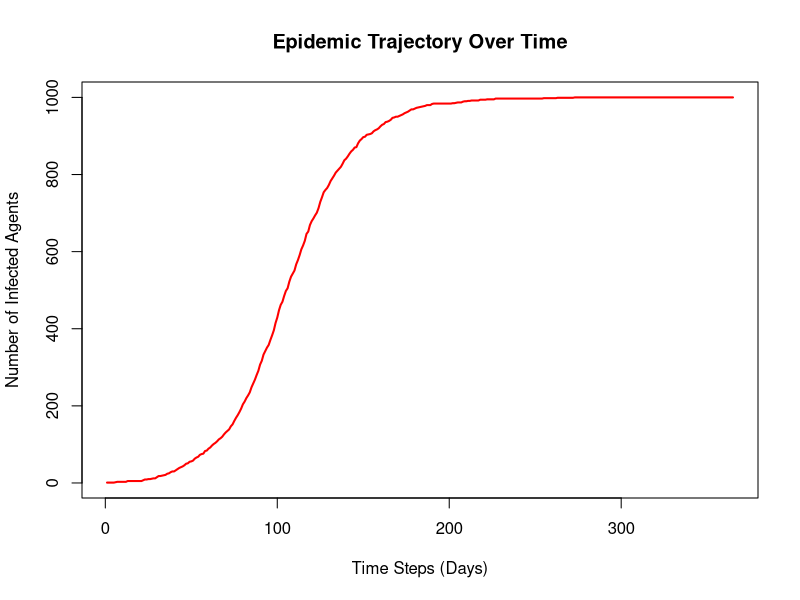
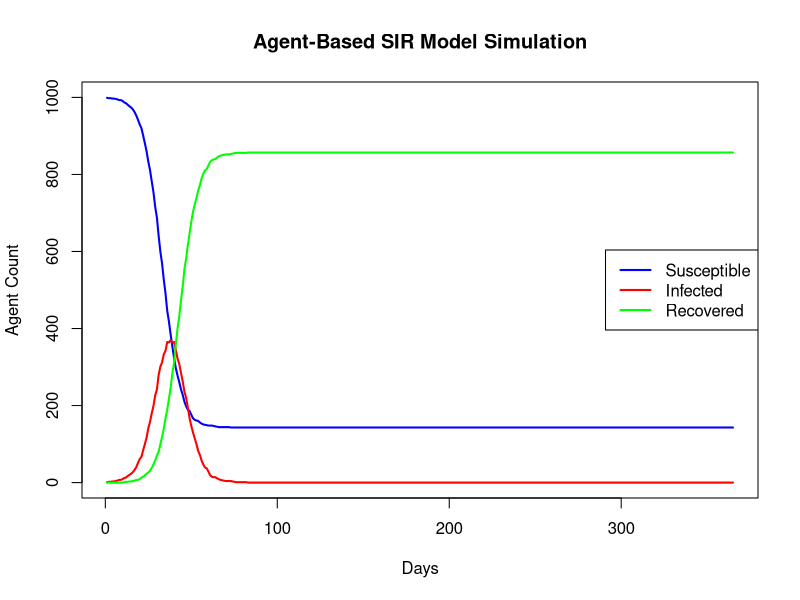
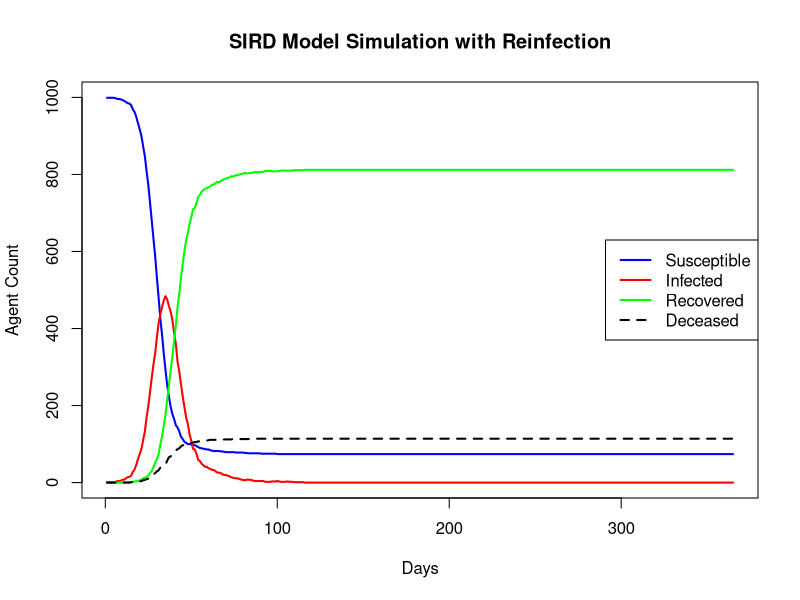
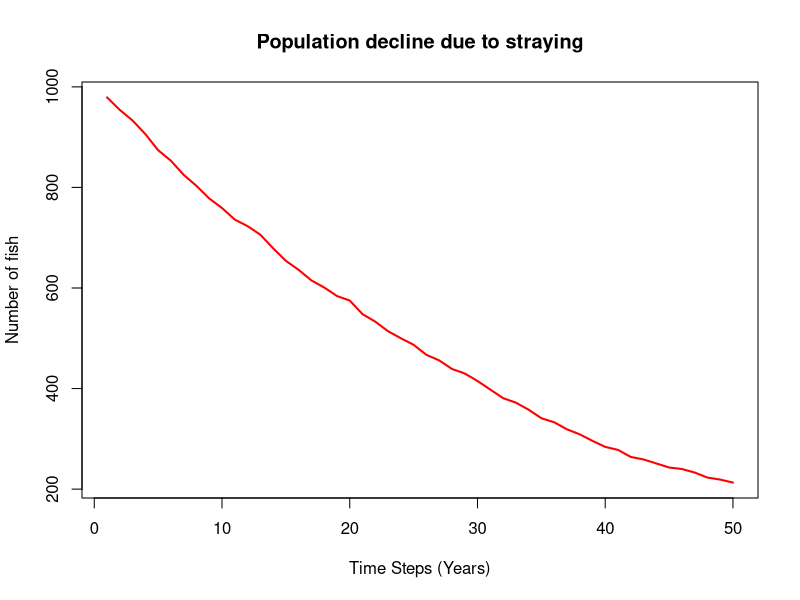
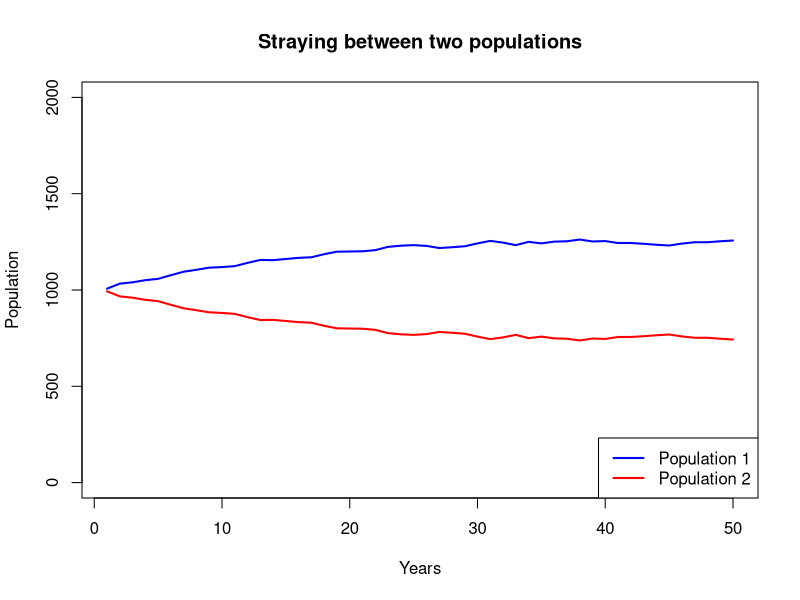
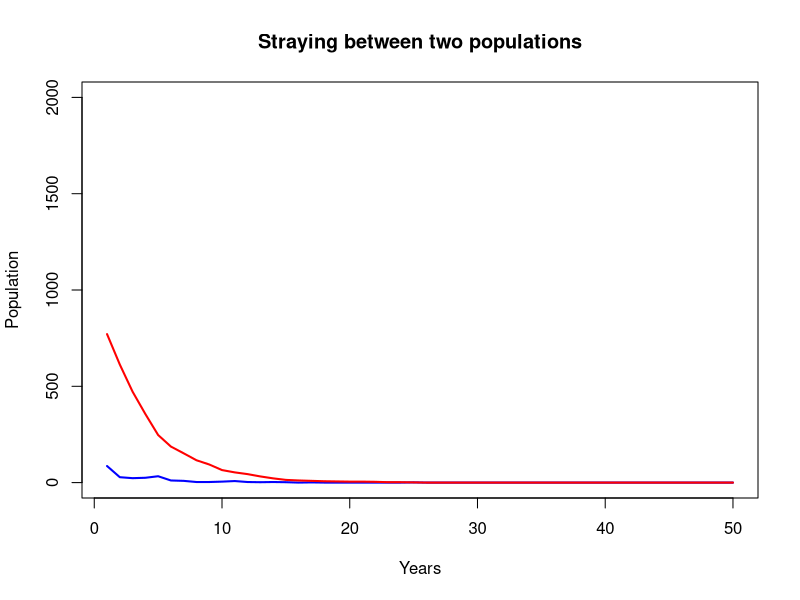
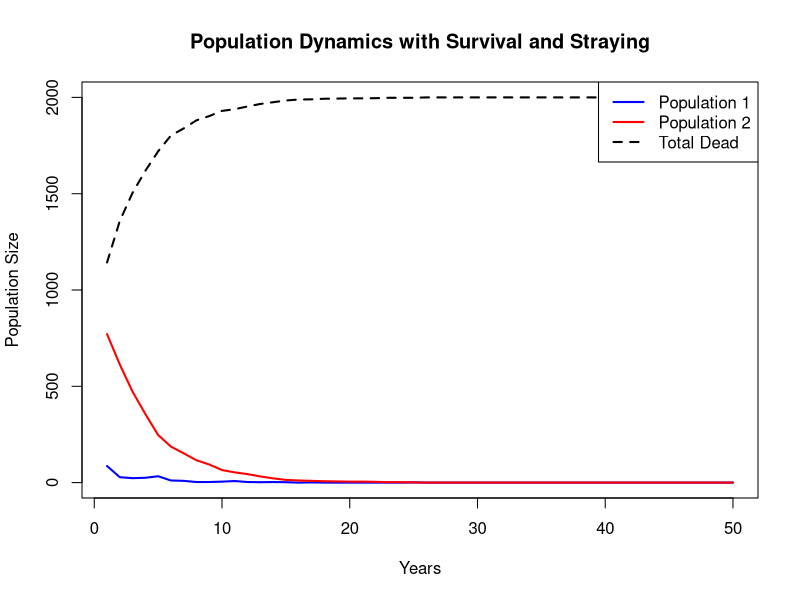
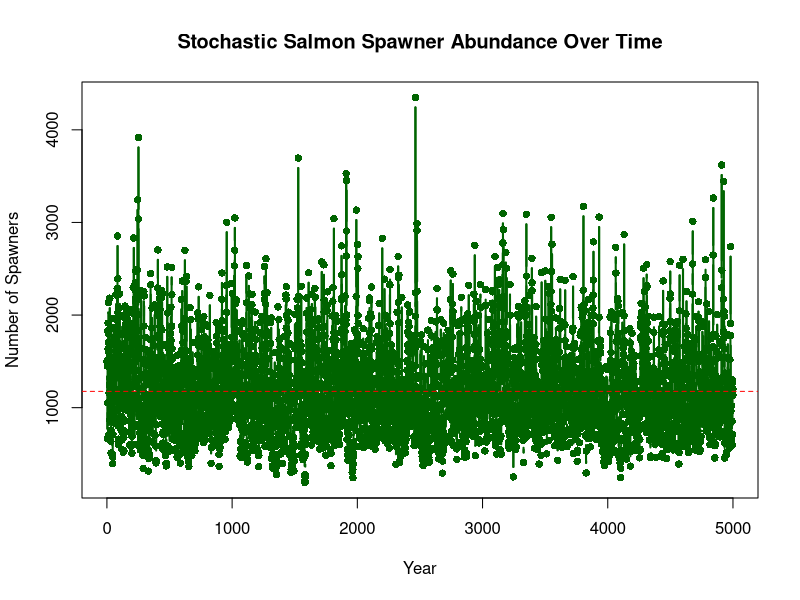

These charts were generated, in order, by the following R code:
# Pure AI example here..
# libraries
library(ggplot2)

# INFECTIONS!! ------------------------------------------------------------
## Set up
# set.seed(42)            # For reproducible results
num_agents <- 1000       # Total population size
prob_infection <- 0.05   # Probability of transmission during a contact

# Create the initial population data frame
agents <- data.frame(
  id = 1:num_agents,
  status = "Susceptible",
  stringsAsFactors = FALSE
)

# Patient Zero: Infect the very first agent
agents$status[1] <- "Infected"

## Defining interaction rules
# Function to run a single time step of the simulation
run_time_step <- function(population, transmission_rate) {
  # Find the row indices of all currently infected agents
  infected_indices <- which(population$status == "Infected")
  
  # If no one is infected, the simulation stops changing
  if (length(infected_indices) == 0) return(population)
  
  # Loop through each infected agent to simulate interactions
  for (i in infected_indices) {
    # Randomly select another agent from the population
    target_id <- sample(population$id, 1)
    
    # Check if the encountered agent is Susceptible
    if (population$status[target_id] == "Susceptible") {
      # Roll a random number to see if transmission occurs
      if (runif(1) < transmission_rate) {
        population$status[target_id] <- "Infected"
      }
    }
  }
  
  return(population)
}

## Run model across time
total_steps <- 365
history <- numeric(total_steps) # Array to record infected counts

# Main simulation loop
for (step in 1:total_steps) {
  # Update the population states for this time step
  agents <- run_time_step(agents, prob_infection)
  
  # Record the total number of infected agents at this moment
  history[step] <- sum(agents$status == "Infected")
}

# View the final epidemic trajectory
print(history)

# Quick plot over time using base R
plot(history, type = "l", col = "red", lwd = 2,
     xlab = "Time Steps (Days)", ylab = "Number of Infected Agents",
     main = "Epidemic Trajectory Over Time")

# infections with recovery -----------------------------------------------------
## Set up
num_agents <- 1000       # Total population size
prob_infection <- 0.25   # Probability of transmission during a contact
recovery_time <- 10      # Days an individual stays infected
total_steps <- 365

# Create the initial population data frame
agents <- data.frame(
  id = 1:num_agents,
  status = "Susceptible",
  infected_day = NA,          # Track the exact step an agent got infected
  stringsAsFactors = FALSE
)

# Patient Zero
agents$status[1] <- "Infected"
agents$infected_day[1] <- 1   # Infected at time step 1

## Defining interaction rules
run_time_step <- function(population, transmission_rate, current_step) {
  infected_indices <- which(population$status == "Infected")
  if (length(infected_indices) == 0) return(population)
  
  for (i in infected_indices) {
    target_id <- sample(population$id, 1)
    
    if (population$status[target_id] == "Susceptible") {
      if (runif(1) < transmission_rate) {
        population$status[target_id] <- "Infected"
        population$infected_day[target_id] <- current_step # Record infection time
      }
    }
  }
  return(population)
}

## Run model across time
history <- data.frame(
  Day = 1:total_steps,
  Susceptible = numeric(total_steps),
  Infected = numeric(total_steps),
  Recovered = numeric(total_steps)
)

for (step in 1:total_steps) {
  # 1. Handle Recoveries: Find agents infected long enough to recover
  recovery_threshold <- step - recovery_time
  recover_indices <- which(agents$status == "Infected" & agents$infected_day <= recovery_threshold)
  
  if (length(recover_indices) > 0) {
    agents$status[recover_indices] <- "Recovered"
  }
  
  # 2. Run Transmission: Pass the current step to the function
  agents <- run_time_step(agents, prob_infection, step)
  
  # 3. Record History: Count currently infected agents
  history$Susceptible[step] <- sum(agents$status == "Susceptible")
  history$Infected[step]    <- sum(agents$status == "Infected")
  history$Recovered[step]   <- sum(agents$status == "Recovered")
}

print(history)

## SIR plot
# Plot the first line (Susceptible)
plot(history$Day, history$Susceptible, type = "l", col = "blue", lwd = 2,
     ylim = c(0, num_agents), xlab = "Days", ylab = "Agent Count",
     main = "Agent-Based SIR Model Simulation")

# Add the other two lines
lines(history$Day, history$Infected, col = "red", lwd = 2)
lines(history$Day, history$Recovered, col = "green", lwd = 2)

# Add a helpful legend
legend("right", legend = c("Susceptible", "Infected", "Recovered"),
       col = c("blue", "red", "green"), lwd = 2)


# Infections w/ mortality, recovery, possible reinfection -----------------
## Set up
num_agents <- 1000 
prob_infection <- 0.3 
recovery_time <- 10  
total_steps <- 365
prob_death <- 0.01           # 0.5% daily chance of dying while infected
immunity_multiplier <- 0.2   # Recovered agents have 80% protection (only 20% risk)

# Create the initial population data frame
agents <- data.frame(
  id = 1:num_agents,
  status = "Susceptible",
  infected_day = NA,          
  stringsAsFactors = FALSE
)

# Patient Zero
agents$status[1] <- "Infected"
agents$infected_day[1] <- 1  

## Defining interaction rules
run_time_step <- function(population, base_transmission, multiplier, current_step) {
  # Only living, infected agents can transmit disease
  infected_indices <- which(population$status == "Infected")
  if (length(infected_indices) == 0) return(population)
  
  for (i in infected_indices) {
    target_id <- sample(population$id, 1)
    target_status <- population$status[target_id]
    
    # Calculate transmission probability based on target's immune history
    if (target_status == "Susceptible") {
      transmission_rate <- base_transmission
    } else if (target_status == "Recovered") {
      transmission_rate <- base_transmission * multiplier
    } else {
      next # Skip if the target is already infected or deceased
    }
    
    # Roll for transmission
    if (runif(1) < transmission_rate) {
      population$status[target_id] <- "Infected"
      population$infected_day[target_id] <- current_step 
    }
  }
  return(population)
}

## Run model across time
history <- data.frame(
  Day = 1:total_steps,
  Susceptible = numeric(total_steps),
  Infected = numeric(total_steps),
  Recovered = numeric(total_steps),
  Deceased = numeric(total_steps)
)

for (step in 1:total_steps) {
  # --- Phase 1: Handle Daily Mortality ---
  infected_indices <- which(agents$status == "Infected")
  if (length(infected_indices) > 0) {
    # Each infected agent rolls for survival independently
    death_rolls <- runif(length(infected_indices))
    died_today <- infected_indices[death_rolls < prob_death]
    
    if (length(died_today) > 0) {
      agents$status[died_today] <- "Deceased"
    }
  }
  
  # --- Phase 2: Handle Recoveries ---
  # Only agents who survived the day can recover
  recovery_threshold <- step - recovery_time
  recover_indices <- which(agents$status == "Infected" & agents$infected_day <= recovery_threshold)
  if (length(recover_indices) > 0) {
    agents$status[recover_indices] <- "Recovered"
  }
  
  # --- Phase 3: Run Transmission ---
  agents <- run_time_step(agents, prob_infection, immunity_multiplier, step)
  
  # --- Phase 4: Record All Four Counts ---
  history$Susceptible[step] <- sum(agents$status == "Susceptible")
  history$Infected[step]    <- sum(agents$status == "Infected")
  history$Recovered[step]   <- sum(agents$status == "Recovered")
  history$Deceased[step]    <- sum(agents$status == "Deceased")
}

# SIR plot w/ death
# Plot Susceptible curve
plot(history$Day, history$Susceptible, type = "l", col = "blue", lwd = 2,
     ylim = c(0, num_agents), xlab = "Days", ylab = "Agent Count",
     main = "SIRD Model Simulation with Reinfection")

# Add the remaining states
lines(history$Day, history$Infected, col = "red", lwd = 2)
lines(history$Day, history$Recovered, col = "green", lwd = 2)
lines(history$Day, history$Deceased, col = "black", lwd = 2, lty = 2) # Dashed line for death

# Add legend
legend("right", legend = c("Susceptible", "Infected", "Recovered", "Deceased"),
       col = c("blue", "red", "green", "black"), lty = c(1, 1, 1, 2), lwd = 2)


# Let's try something like IR/SJH and see how it goes... -----------------------
## Set up
num_agents <- 1000              # total number of fish (juveniles)
prob_stray <- 0.03              # likelihood of straying from natal stream
total_steps <- 50
  ## VERY SIMPLE!

# create initial population dataframe 
agents <- data.frame(
  id = 1:num_agents,
  status = "viable",
  stringsAsFactors = FALSE
)

## defining interaction rules - just straying
run_time_step <- function(population, stray_rate){
  for (i in 1:num_agents){
    if (population$status[i] == "viable"){
      if (runif(1) < stray_rate) {
        population$status[i] <- "strayed"
      }
    }
  }
  return(population)
}

# run model across time
history <- numeric(total_steps)

# main simulation loop
for (step in 1:total_steps){
  agents <- run_time_step(agents, prob_stray)
  
  history[step] <- sum(agents$status == "viable")
}

# View effect of straying (no carrying capacity or anything)
print(history)

# quick plot
plot(history, type = "l", col = "red", lwd = 2,
     xlab = "Time Steps (Years)", ylab = "Number of fish",
     main = "Population decline due to straying")


# IR/SJH - 2 populations -------------------------------------------------------
## Set up
num_agents <- 1000              # number of fish per population
prob_stray1 <- 0.03             # pop 1 likelihood of straying to pop 2
prob_stray2 <- 0.05             # pop 2 likelihood of straying to pop 1
total_steps <- 50
  # slightly more complicated, 2 populations
    ## VERY SIMPLE!

# create initial population dataframe 
agents1 <- data.frame(
  id = 1:num_agents,
  status = "pop1",
  stringsAsFactors = FALSE
)
agents2 <- data.frame(
  id = 1:num_agents,
  status = "pop2",
  stringsAsFactors = FALSE
)
agents <- rbind(agents1, agents2)

# ## defining interaction rules - just straying
# run_time_step <- function(population, stray_rate1, stray_rate2){
#   for (i in 1:num_agents){
#     if (population$status[i] == "pop1"){
#       if (runif(1) < stray_rate1) {
#         population$status[i] <- "pop2"
#       }
#     }
#     if (population$status[i] == "pop2"){
#       if (runif(1) < stray_rate2) {
#         population$status[i] <- "pop1"
#       }
#     }
#   }
#   return(population)
# }

# alternate approach
run_time_step <- function(population, stray_rate1, stray_rate2) {
  # Total number of fish in the dataframe
  n <- nrow(population)
  
  # Capture the original status before making any modifications
  current_status <- population$status
  
  # Generate independent random vectors for each potential transition
  rand_pop1 <- runif(n)
  rand_pop2 <- runif(n)
  
  # Apply transitions based strictly on the frozen current_status
  population$status <- ifelse(current_status == "pop1" & rand_pop1 < stray_rate1, "pop2",
                              ifelse(current_status == "pop2" & rand_pop2 < stray_rate2, "pop1", 
                                     current_status))
  
  return(population)
}

# run model across time
history <- data.frame(
  Year = 1:total_steps,
  Pop1 = numeric(total_steps),
  Pop2 = numeric(total_steps)
  )

# main simulation loop
for (step in 1:total_steps){
  agents <- run_time_step(agents, prob_stray1, prob_stray2)
  
  history$Pop1[step] <- sum(agents$status == "pop1")
  history$Pop2[step] <- sum(agents$status == "pop2")
}

# Plot the first line (Susceptible)
plot(history$Year, history$Pop1, type = "l", col = "blue", lwd = 2,
     ylim = c(0, (2*num_agents)), xlab = "Years", ylab = "Population",
     main = "Straying between two populations")

# Add the other line
lines(history$Year, history$Pop2, col = "red", lwd = 2)

# Add a helpful legend
legend("bottomright", legend = c("Population 1", "Population 2"),
       col = c("blue", "red"), lwd = 2)


# Straying and survival ---------------------------------------------------

# IR/SJH - 2 populations -------------------------------------------------------
## Set up
num_agents <- 1000              # number of fish per population
prob_stray1 <- 0.03             # pop 1 likelihood of straying to pop 2
prob_stray2 <- 0.05             # pop 2 likelihood of straying to pop 1
prob_surv1 <- 0.05              # annual survival probability for pop 1
prob_surv2 <- 0.8               # annual survival probability for pop 2
total_steps <- 50

# create initial population dataframe 
agents1 <- data.frame(
  id = 1:num_agents,
  status = "pop1",
  stringsAsFactors = FALSE
)
agents2 <- data.frame(
  id = (num_agents + 1):(2*num_agents),
  status = "pop2",
  stringsAsFactors = FALSE
)
agents <- rbind(agents1, agents2)

# Vectorized simulation function for one time step
run_time_step <- function(population, stray_rate1, stray_rate2, surv_rate1, surv_rate2) {
  n <- nrow(population)
  current_status <- population$status
  
  # Generate independent random numbers for survival and straying
  rand_surv <- runif(n)
  rand_stray <- runif(n)
  
  # Determine survival first based on original status
  # If already dead, they stay dead. Otherwise, check survival rate.
  is_alive <- ifelse(current_status == "pop1" & rand_surv < surv_rate1, TRUE,
                     ifelse(current_status == "pop2" & rand_surv < surv_rate2, TRUE, 
                            ifelse(current_status == "dead", FALSE, FALSE)))
  
  # Determine straying ONLY for individuals that survived this step
  # If they died or were already dead, status becomes/stays "dead"
  population$status <- ifelse(!is_alive, "dead",
                              ifelse(current_status == "pop1" & rand_stray < stray_rate1, "pop2",
                                     ifelse(current_status == "pop2" & rand_stray < stray_rate2, "pop1", 
                                            current_status)))
  
  return(population)
}

# run model across time
history <- data.frame(
  Year = 1:total_steps,
  Pop1 = numeric(total_steps),
  Pop2 = numeric(total_steps),
  Dead = numeric(total_steps)
)

# main simulation loop
for (step in 1:total_steps){
  agents <- run_time_step(agents, prob_stray1, prob_stray2, prob_surv1, prob_surv2)
  
  history$Pop1[step] <- sum(agents$status == "pop1")
  history$Pop2[step] <- sum(agents$status == "pop2")
  history$Dead[step] <- sum(agents$status == "dead")
}

# Plot the first line (Susceptible)
plot(history$Year, history$Pop1, type = "l", col = "blue", lwd = 2,
     ylim = c(0, (2*num_agents)), xlab = "Years", ylab = "Population",
     main = "Straying between two populations")

# Add the other line
lines(history$Year, history$Pop2, col = "red", lwd = 2)

# Add a helpful legend
plot(history$Year, history$Pop1, type = "l", col = "blue", lwd = 2,
     ylim = c(0, (2 * num_agents)), xlab = "Years", ylab = "Population Size",
     main = "Population Dynamics with Survival and Straying")

lines(history$Year, history$Pop2, col = "red", lwd = 2)
lines(history$Year, history$Dead, col = "black", lwd = 2, lty = 2) # Dashed line for deaths

legend("topright", legend = c("Population 1", "Population 2", "Total Dead"),
       col = c("blue", "red", "black"), lwd = 2, lty = c(1, 1, 2))
  # this doesn't make sense because they aren't being replenished..


# # straying, survival, and reproduction ------------------------------------
# num_agents  <- 100000  
# prob_stray1 <- 0.075  
# prob_stray2 <- 0.12  
# prob_surv1  <- 0.002  
# prob_surv2  <- 0.05   
# birth_rate1 <- 1500  
# birth_rate2 <- 1000   
# total_steps <- 50
# 
# agents1 <- data.frame(id = 1:num_agents, status = "pop1", stringsAsFactors = FALSE)
# agents2 <- data.frame(id = (num_agents + 1):(2*num_agents), status = "pop2", stringsAsFactors = FALSE)
# agents  <- rbind(agents1, agents2)
# 
# max_id <- max(agents$id)
# total_dead_counter <- 0
# 
# run_time_step <- function(population, stray_rate1, stray_rate2, surv_rate1, surv_rate2, b_rate1, b_rate2) {
#   n <- nrow(population)
#   if (n == 0) return(list(pop = population, dead_this_step = 0))
#   
#   current_status <- population$status
#   
#   rand_surv <- runif(n)
#   rand_stray <- runif(n)
#   
#   is_alive <- (current_status == "pop1" & rand_surv < surv_rate1) | 
#     (current_status == "pop2" & rand_surv < surv_rate2)
#   
#   population$status <- ifelse(current_status == "pop1" & rand_stray < stray_rate1, "pop2",
#                               ifelse(current_status == "pop2" & rand_stray < stray_rate2, "pop1", 
#                                      current_status))
#   
#   surv_pop1 <- sum(population$status == "pop1" & is_alive)
#   surv_pop2 <- sum(population$status == "pop2" & is_alive)
#   
#   population <- population[is_alive, , drop = FALSE]
#   dead_this_step <- n - nrow(population)
#   
#   new_births1 <- rpois(1, lambda = surv_pop1 * b_rate1)
#   new_births2 <- rpois(1, lambda = surv_pop2 * b_rate2)
#   total_births <- new_births1 + new_births2
#   
#   if (total_births > 0) {
#     new_ids <- (max_id + 1):(max_id + total_births)
#     max_id <<- max_id + total_births 
#     
#     new_status <- c(rep("pop1", new_births1), rep("pop2", new_births2))
#     newborns <- data.frame(id = new_ids, status = new_status, stringsAsFactors = FALSE)
#     population <- rbind(population, newborns)
#   }
#   
#   return(list(pop = population, dead_this_step = dead_this_step))
# }
# 
# history <- data.frame(
#   Year = 1:total_steps,
#   Pop1 = numeric(total_steps),
#   Pop2 = numeric(total_steps),
#   Dead = numeric(total_steps)
# )
# 
# for (step in 1:total_steps){
#   step_result <- run_time_step(agents, prob_stray1, prob_stray2, prob_surv1, prob_surv2, birth_rate1, birth_rate2)
#   agents <- step_result$pop
#   total_dead_counter <- total_dead_counter + step_result$dead_this_step
#   
#   history$Pop1[step] <- sum(agents$status == "pop1")
#   history$Pop2[step] <- sum(agents$status == "pop2")
#   history$Dead[step] <- total_dead_counter
# }
# 
# plot(history$Year, history$Pop1, type = "l", col = "blue", lwd = 2, 
#      ylim = c(0, max(c(history$Pop1, history$Pop2))), 
#      xlab = "Years", ylab = "Population Size", 
#      main = "Population Dynamics with Reproduction and Straying")
# 
# lines(history$Year, history$Pop2, col = "red", lwd = 2)
# 
# legend("topleft", legend = c("Population 1", "Population 2"), 
#        col = c("blue", "red"), lwd = 2)



# Simple Salmon Life Cycle Simulation Model -------------------------------
years <- 5000
spawners <- numeric(years)
eggs <- numeric(years)
smolts <- numeric(years)
adults <- numeric(years)

# Initial population
spawners[1] <- 1500

# Vital rates and parameters
fecundity <- 1900     # Average eggs per female
s_egg_base <- 0.065          # Egg to fry/smolt survival rate
s_ocean_base <- 0.04        # Smolt to adult ocean survival rate
harvest_rate <- 0.4   # Fishing mortality rate
carrying_cap <- 150000  # Stream rearing capacity (Beverton-Holt style)

for (t in 1:(years - 1)) {
  # 1. Spawning phase with random variation in fecundity
  # rpois protects against zero if numbers get low
  eggs[t] <- sum(rpois(spawners[t], lambda = fecundity)) * 0.5 
  
  # 2. Freshwater phase with density-dependence (Beverton-Holt) + environmental shock
  # Adding a random environmental multiplier to freshwater survival
  env_shock_fw <- max(0.2, rnorm(1, mean = 1, sd = 0.15)) 
  smolts_expected <- (s_egg_base * eggs[t]) / (1 + (s_egg_base * eggs[t]) / carrying_cap)
  smolts[t] <- smolts_expected * env_shock_fw
  
  # 3. Ocean phase with highly variable survival (simulating marine heatwaves/el niño)
  # Ocean conditions vary wildly using a log-normal distribution
  env_shock_ocean <- rlnorm(1, meanlog = 0, sdlog = 0.25)
  s_ocean_actual <- min(0.15, s_ocean_base * env_shock_ocean)
  raw_adults <- smolts[t] * s_ocean_actual
  
  # 4. Harvest phase
  adults[t] <- raw_adults * (1 - harvest_rate)
  
  # 5. Next year's spawners (escapement)
  spawners[t + 1] <- adults[t]
  
  # Extinction safeguard for the simulation loop
  if (spawners[t + 1] <= 0) {
    spawners[(t+1):years] <- 0
    break
  }
}

# Plot the dynamic, stable population
plot(1:years, spawners, type = "b", col = "darkgreen", lwd = 2, pch = 16,
     xlab = "Year", ylab = "Number of Spawners",
     main = "Stochastic Salmon Spawner Abundance Over Time")
# Add a line to show the healthy baseline equilibrium
abline(h = mean(spawners[10:years]), col = "red", lty = 2)



# ATTEMPT AT FULL MODEL --------------------------------------------------------
## Set up
# inputs
num_wild_init     <- 2000   
num_hatchery_init <- 10000

surv_wild     <- 0.001   
surv_hatchery <- 0.05 

mean_stray_wild_init     <- 0.05  
mean_stray_hatchery_init <- 0.15

fecundity_wild     <- 1000  
fecundity_hatchery <- 1000

hatchery_annual_release <- 10000 
stream_carrying_capacity <- 20000

total_steps             <- 10 

# dataframes
wild_agents <- data.frame(
  id = 1:num_wild_init,
  origin = "wild",
  stray_rate = rnorm(num_wild_init, mean = mean_stray_wild_init, sd = 0.01)
)

hatch_agents <- data.frame(
  id = (num_wild_init + 1):(num_wild_init + num_hatchery_init),
  origin = "hatchery",
  stray_rate = rnorm(num_hatchery_init, mean = mean_stray_hatchery_init, sd = 0.01)
)

agents <- rbind(wild_agents, hatch_agents)
agents$stray_rate <- pmax(0, pmin(1, agents$stray_rate)) # Bound probabilities between 0 and 1

max_id <- max(agents$id)

## build main loop function
run_generation <- function(current_agents, s_wild, s_hatch, f_wild, f_hatch, hatch_release, capacity) {
  n <- nrow(current_agents)
  if (n == 0) return(data.frame(id=integer(), origin=character(), stray_rate=numeric()))
  
  # freshwater/early survival
  rand_surv <- runif(n)
  is_surviving <- ifelse(current_agents$origin == "wild" & rand_surv < s_wild, TRUE,
                         ifelse(current_agents$origin == "hatchery" & rand_surv < s_hatch, TRUE, FALSE))
  
  returning_adults <- current_agents[is_surviving, ]
  n_adults <- nrow(returning_adults)
  
  if (n_adults == 0) {
    # if all die, the hatchery still releases its fish next year
    new_hatchery <- data.frame(
      id = (max_id + 1):(max_id + hatch_release),
      origin = "hatchery",
      stray_rate = rnorm(hatch_release, mean = mean_stray_hatchery_init, sd = 0.01)
    )
    max_id <<- max_id + hatch_release
    return(new_hatchery)
  }
    # not so sure on this piece - they would need to source new broodstock but whatever
  
  # straying
  rand_stray <- runif(n_adults)
  returning_adults$spawning_site <- ifelse(rand_stray < returning_adults$stray_rate,
                                           ifelse(returning_adults$origin == "wild", "hatchery", "wild"),
                                           returning_adults$origin)
  
  # reproduction and heritability with carrying capacity - all adults die after this step
  stream_spawners <- returning_adults[returning_adults$spawning_site == "wild", ]
  
  new_wild_agents <- data.frame(id=integer(), origin=character(), stray_rate=numeric())
  n_stream <- nrow(stream_spawners)
  
  if (n_stream >= 2) {
    # pairs to mate
    parents1 <- stream_spawners[sample(1:n_stream, n_stream, replace = TRUE), ]
    parents2 <- stream_spawners[sample(1:n_stream, n_stream, replace = TRUE), ]
    
    # calculate eggs per pair based on maternal origin - parent 1 is mother
    eggs_per_pair <- ifelse(parents1$origin == "wild", f_wild, f_hatch)
    total_potential_eggs <- sum(eggs_per_pair)
    
    if (total_potential_eggs > 0) {
      # Beverton-Holt density dependence applied to offspring limit
      # prevents total born wild juveniles from exceeding the stream capacity
      actual_offspring_count <- round(total_potential_eggs / (1 + (total_potential_eggs / capacity)))
      
      # sample indices proportionally to eggs produced by each parent pair
      sampled_parent_indices <- sample(1:n_stream, size = actual_offspring_count, replace = TRUE, prob = eggs_per_pair)
      
      # offspring inherit the mid-parent stray rate plus a tiny mutation/variation
      mid_parent_stray <- (parents1$stray_rate[sampled_parent_indices] + parents2$stray_rate[sampled_parent_indices]) / 2
      offspring_stray <- mid_parent_stray + rnorm(actual_offspring_count, mean = 0, sd = 0.005)
      offspring_stray <- pmax(0, pmin(1, offspring_stray))
      
      new_ids <- (max_id + 1):(max_id + actual_offspring_count)
      max_id <<- max_id + actual_offspring_count
      
      new_wild_agents <- data.frame(
        id = new_ids,
        origin = "wild",
        stray_rate = offspring_stray,
        stringsAsFactors = FALSE
      )
    }
  }
  
  # fixed hatchery release - overrides natural reproduction
  new_hatch_ids <- (max_id + 1):(max_id + hatch_release)
  max_id <<- max_id + hatch_release
  
  new_hatchery_agents <- data.frame(
    id = new_hatch_ids,
    origin = "hatchery",
    stray_rate = rnorm(hatch_release, mean = mean_stray_hatchery_init, sd = 0.01),
    stringsAsFactors = FALSE
  )
  
  next_generation <- rbind(new_wild_agents, new_hatchery_agents)
  return(next_generation)
}

## run simulation
# dataframe to store information
history <- data.frame(
  Generation = 1:total_steps,
  Wild_Abundance = numeric(total_steps),
  Hatchery_Abundance = numeric(total_steps),
  Mean_Stream_Stray_Gene = numeric(total_steps)
)

# running
for (gen in 1:total_steps) {
  # track status 
  history$Wild_Abundance[gen] <- sum(agents$origin == "wild")
  history$Hatchery_Abundance[gen] <- sum(agents$origin == "hatchery")
  history$Mean_Stream_Stray_Gene[gen] <- mean(agents$stray_rate[agents$origin == "wild"])
  
  agents <- run_generation(agents, surv_wild, surv_hatchery, fecundity_wild, fecundity_hatchery, hatchery_annual_release, stream_carrying_capacity)
}

# what is this??
par(mfrow = c(1, 2))

## plot results
plot(history$Generation, history$Wild_Abundance, type = "b", col = "darkgreen", lwd = 2,
     ylim = c(0, max(c(history$Wild_Abundance, history$Hatchery_Abundance))),
     xlab = "Generations", ylab = "Abundance (Smolts/Fry)", 
     main = "Population Sizes Over Time")
lines(history$Generation, history$Hatchery_Abundance, type = "b", col = "orange", lwd = 2)
legend("bottomright", legend = c("Wild Born", "Hatchery Released"), col = c("darkgreen", "orange"), lwd = 2)

plot(history$Generation, history$Mean_Stream_Stray_Gene, type = "b", col = "purple", lwd = 2,
     xlab = "Generations", ylab = "Mean Straying Trait Value",
     main = "Evolution of Wild Straying Trait")
